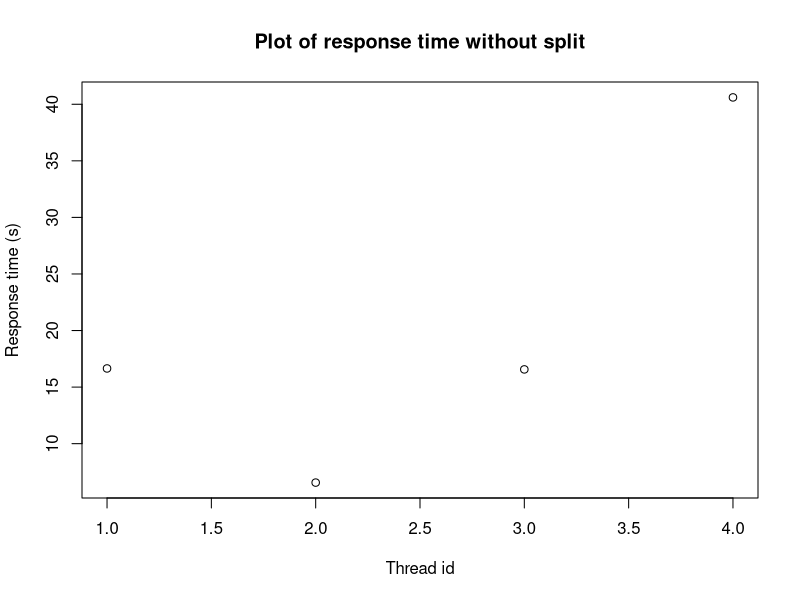
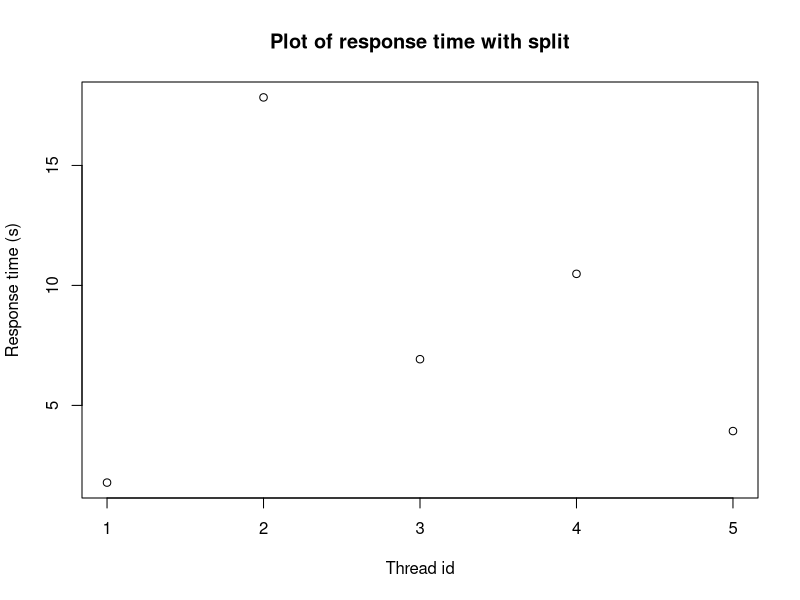
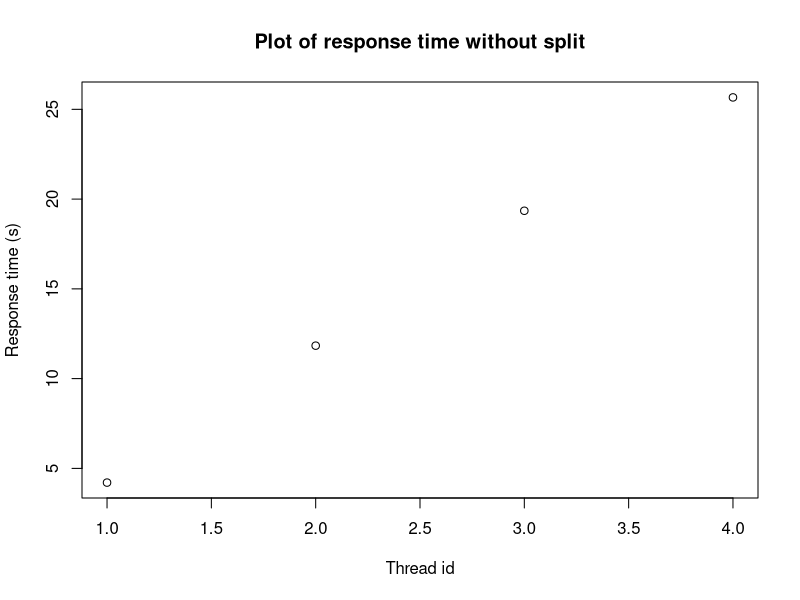
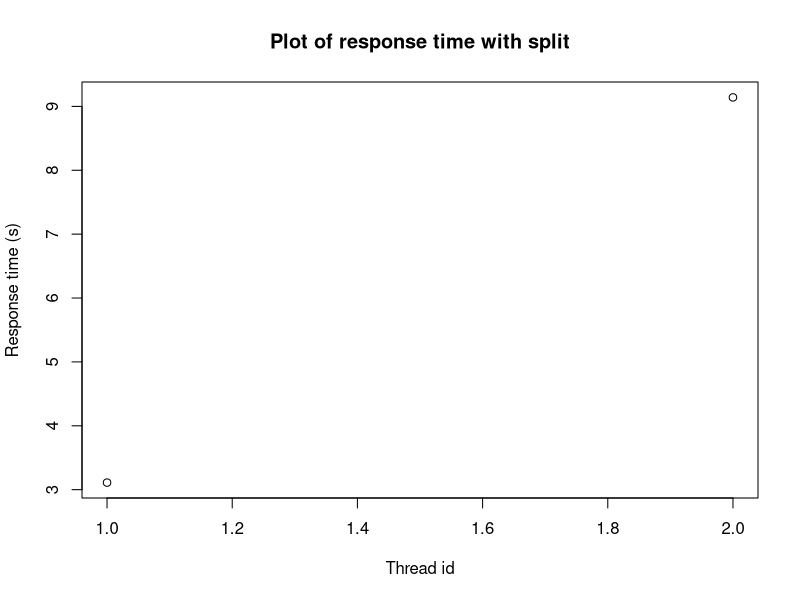
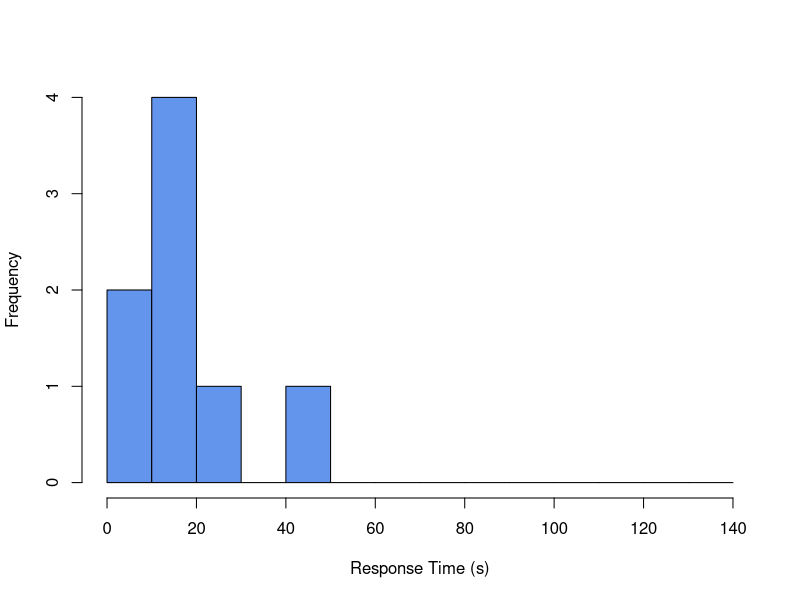
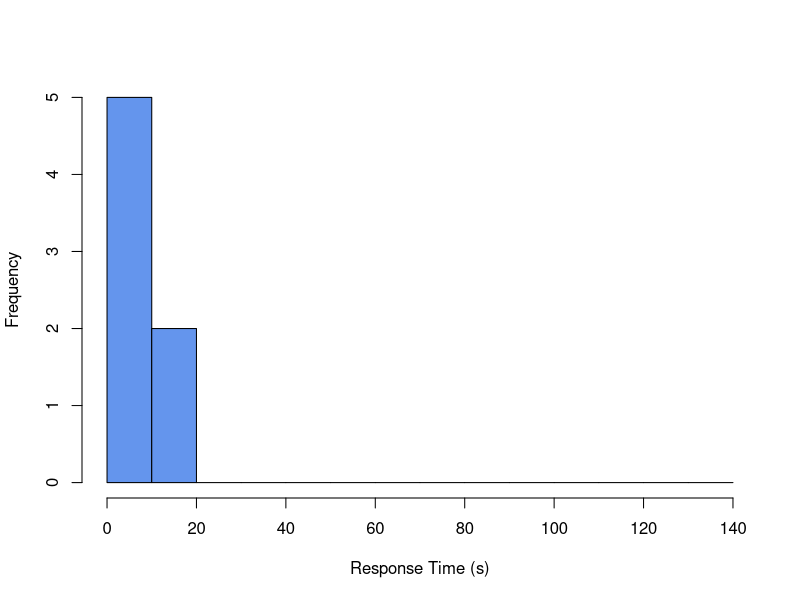

Here is the R script that generated these plots, in order: (Note: this script raises an error after producing the figures.)
## ---- chunk 1
timestamp_no_split<-read.csv("csv/format_timestamp_no_split.csv",header = T)
timestamp_split<-read.csv("csv/format_timestamp_split.csv",header = T)
## ---- chunk 2
timestamp_no_split$reaction_time<-abs(timestamp_no_split$reaction_time)
timestamp_split$reaction_time<-abs(timestamp_split$reaction_time)
## ---- chunk 3
head(timestamp_no_split)
## ---- chunk 4
head(timestamp_split)
## ---- chunk 5
person_id<-c(seq(max(timestamp_no_split$user_id)))
for (person in person_id) {
  print("person_id")
  print(person)
  
  print("分割なし",quote=F)
  person_data_no_split<-subset(timestamp_no_split,user_id==person)
  print("返信数",quote=F)
  print(max(person_data_no_split$id))
  print("最小値　第一四分位　中央値　平均値　第三四分位　最大値（単位:s）",quote=F)
  print(summary(person_data_no_split$reaction_time))
  print("標準偏差",quote=F)
  print(sd(person_data_no_split$reaction_time))
  print(plot(person_data_no_split$reaction_time,ylab="Response time (s)",xlab="Thread id",main="Plot of response time without split"))
  
  print("person_id")
  print(person)
  print("分割あり",quote=F)
  person_data_split<-subset(timestamp_split,user_id==person)
  print("返信数",quote=F)
  print(max(person_data_split$id))
  print("最小値　第一四分位　中央値　平均値　第三四分位　最大値（単位:s）",quote=F)
  print(summary(person_data_split$reaction_time))
  print("標準偏差",quote=F)
  print(sd(person_data_split$reaction_time))
  print(plot(person_data_split$reaction_time,ylab="Response time (s)",xlab="Thread id",main="Plot of response time with split"))
}
## ---- chunk 6
hist(timestamp_no_split$reaction_time,xlab="Response Time (s)",col="CornFlowerBlue",main=NULL,breaks=seq(0,140,10))
## ---- chunk 7
mean_c<-c()
person_id<-c(seq(max(timestamp_no_split$user_id)))
for(person in person_id){
  mean_c<-c(mean_c,mean(subset(timestamp_no_split,user_id==person)$reaction_time))
}
no_split_data<-data.frame("user_id"=seq(max(timestamp_no_split$user_id)),"reaction_time"=mean_c)
head(no_split_data)
## ---- chunk 8
no_split_n<-max(timestamp_no_split$user_id)
no_split_n
## ---- chunk 9
summary(no_split_data$reaction_time)
## ---- chunk 10
sd(no_split_data$reaction_time)
## ---- chunk 11
hist(timestamp_split$reaction_time,xlab="Response Time (s)",col="CornFlowerBlue",main = NULL,breaks=seq(0,140,10))
## ---- chunk 12
mean_c<-c()
person_id<-c(seq(max(timestamp_no_split$user_id)))
for(person in person_id){
  mean_c<-c(mean_c,mean(subset(timestamp_split,user_id==person)$reaction_time))
}
split_data<-data.frame("user_id"=seq(max(timestamp_split$user_id)),"reaction_time"=mean_c)
head(split_data)
## ---- chunk 13
split_n<-max(timestamp_split$user_id)
split_n
## ---- chunk 14
summary(split_data$reaction_time)
## ---- chunk 15
sd(split_data$reaction_time)
## ---- chunk 16
compare_response_time_data<-data.frame("dependent"=c(rep("no split",max(no_split_data$user_id)),rep("split",max(split_data$user_id))),"response_time"=c(no_split_data$reaction_time,split_data$reaction_time))
head(compare_response_time_data)
tail(compare_response_time_data)
## ---- chunk 17
response_time_analysis_data<-data.frame("dependent"=factor(c(rep(0,max(no_split_data$user_id)),rep(1,max(split_data$user_id)))),"response_time"=c(no_split_data$reaction_time,split_data$reaction_time))
head(response_time_analysis_data)
tail(response_time_analysis_data)
## ---- chunk 18
t.test(response_time ~ dependent,data=response_time_analysis_data,paired = T,alternative = "two.sided",var.equal = T,conf.level = 0.95)
## ---- chunk 19
t.test(response_time ~ dependent,data=response_time_analysis_data,paired = T,alternative = "two.sided",var.equal = F,conf.level = 0.95)
## ---- chunk 20
library(coin)
## ---- chunk 21
response_time_result<-wilcox_test(response_time ~ dependent,data=response_time_analysis_data,paired = T,alternative = "two.sided",distribution="exact")
response_time_result
## ---- chunk 22
p <- pvalue(response_time_result)
z <- qnorm(1 - p/2)#両側検定の場合
n<-length(response_time_analysis_data$dependent)/2
r <- z / sqrt(n)
print(r)
## ---- chunk 23
power.t.test(n=n,delta=r,sig.level=0.05,type="paired",strict=T)$power
## ---- chunk 24
library(ggplot2)
library(ggbeeswarm)
library("ggsignif")
## ---- chunk 25
ggplot(data = compare_response_time_data, aes(x =dependent , y = response_time, fill = dependent)) +stat_boxplot(geom = "errorbar", width = 0.2)+ geom_boxplot(outlier.color = "black")+ylab("Response Time (s)")+ stat_summary(geom = "point", shape = 4,fun = "mean", color = "red",size=3,stroke=1.2)+
  #検定結果によって変わる
  geom_text(aes(x = 1.5, y =47.9, label = "n.s.")) + 
  geom_segment(x = 1, xend = 1, y = 46.8, yend = 45.8) +
  geom_segment(x = 1, xend = 2, y = 46.8, yend = 46.8) +
  geom_segment(x = 2, xend = 2, y = 46.8, yend = 45.8) + theme_minimal()
